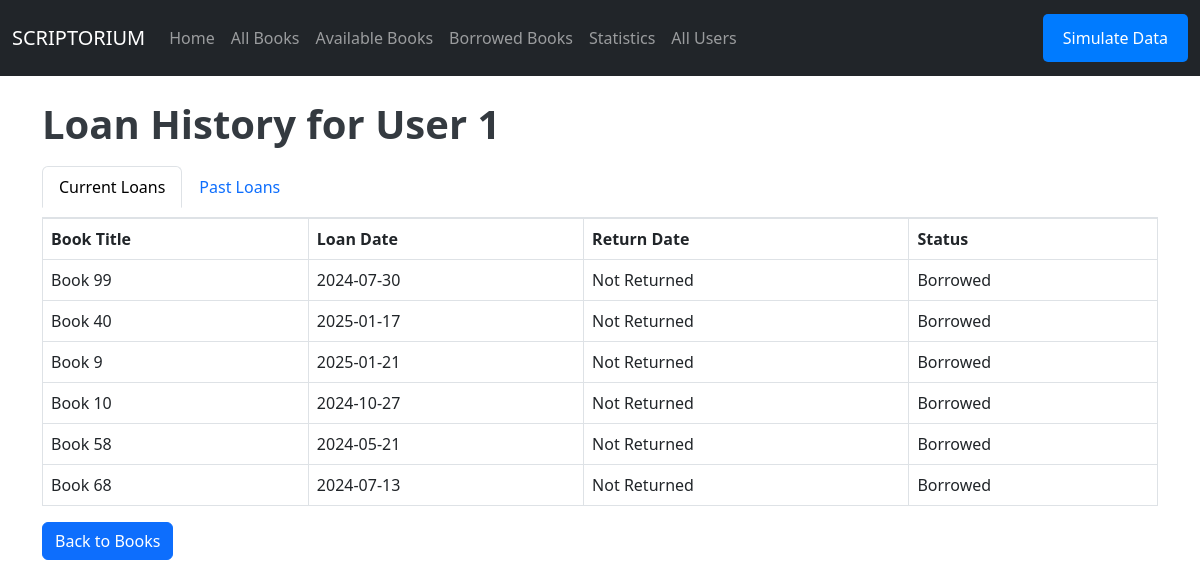
Page /users/1/loans on the committed database.
### app/models.py (models this page shows)
class User(db.Model):
    id = db.Column(db.Integer, primary_key=True)
    name = db.Column(db.String(100), nullable=False)
    loans = db.relationship('Loan', back_populates='user')

class Loan(db.Model):
    id = db.Column(db.Integer, primary_key=True)
    user_id = db.Column(db.Integer, db.ForeignKey('user.id'), nullable=False)
    book_id = db.Column(db.Integer, db.ForeignKey('book.id'), nullable=False)
    loan_date = db.Column(db.String(10), nullable=False)
    return_date = db.Column(db.String(10), nullable=True)
    user = db.relationship('User', back_populates='loans')
    book = db.relationship('Book', back_populates='loans')

class Book(db.Model):
    id = db.Column(db.Integer, primary_key=True)
    title = db.Column(db.String(100), nullable=False)
    author = db.Column(db.String(100), nullable=False)
    published_date = db.Column(db.String(10), nullable=False)
    status = db.Column(db.String(10), default="available")
    pages = db.Column(db.Integer, nullable=False)
    goodread_rating = db.Column(db.Float, nullable=False)
    loans = db.relationship('Loan', back_populates='book')

### app/routes.py (the view)
@main.route('/users/<int:user_id>/loans')
def user_loans(user_id):
    user = User.query.get_or_404(user_id)
    current_loans = Loan.query.filter_by(user_id=user_id, return_date=None).all()
    past_loans = Loan.query.filter_by(user_id=user_id).filter(Loan.return_date.isnot(None)).all()
    return render_template('user_loans.html', user=user, current_loans=current_loans, past_loans=past_loans, title=f"{user.name}'s Loan History")

### app/templates/user_loans.html (shortened to what this page needs)
{% extends 'base.html' %}
{% block content %}
<h1>Loan History for {{ user.name }}</h1>
<ul class="nav nav-tabs" id="loanTabs" role="tablist">
  <li class="nav-item">
    <a class="nav-link active" id="current-loans-tab" data-bs-toggle="tab" href="#current-loans" role="tab">Current Loans</a>
  </li>
  <li class="nav-item">
    <a class="nav-link" id="past-loans-tab" data-bs-toggle="tab" href="#past-loans" role="tab">Past Loans</a>
  </li>
</ul>
<div class="tab-content" id="loanTabsContent">
  <div class="tab-pane fade show active" id="current-loans" role="tabpanel">
    <table class="table table-bordered">
      <thead>
          <tr>
              <th>Book Title</th>
              <th>Loan Date</th>
              <th>Return Date</th>
              <th>Status</th>
          </tr>
      </thead>
      <tbody>
          {% for loan in current_loans %}
          <tr>
              <td>{{ loan.book.title }}</td>
              <td>{{ loan.loan_date }}</td>
              <td>{{ loan.return_date if loan.return_date else "Not Returned" }}</td>
              <td>{{ "Returned" if loan.return_date else "Borrowed" }}</td>
          </tr>
          {% endfor %}
      </tbody>
    </table>
  </div>
</div>
<a href="/books" class="btn btn-primary">Back to Books</a>
{% endblock %}

### app/static/css/styles.css (style rules this page uses)
h1 { font-size: 2.5rem; color: #343a40; font-weight: bold; }
ul { list-style: none; padding-left: 0; }
ul li { margin: 10px 0; }

### rows in the picture
User: name "User 1"
Loan: book "Book 99", loan_date "2024-07-30", return_date "Not Returned", return_date "Borrowed"
Loan: book "Book 40", loan_date "2025-01-17", return_date "Not Returned", return_date "Borrowed"
Loan: book "Book 9", loan_date "2025-01-21", return_date "Not Returned", return_date "Borrowed"
Loan: book "Book 10", loan_date "2024-10-27", return_date "Not Returned", return_date "Borrowed"
Loan: book "Book 58", loan_date "2024-05-21", return_date "Not Returned", return_date "Borrowed"
Loan: book "Book 68", loan_date "2024-07-13", return_date "Not Returned", return_date "Borrowed"
